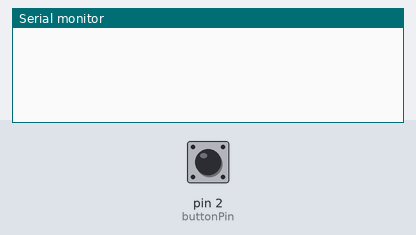
The sketch below on a simulated Arduino Uno, built with avr-gcc and run on an emulated ATmega328P. Shown: the last lines printed to the serial monitor. The test bench sets the inputs (shaded band); at power-on: pin 2 (buttonPin) LOW.

Above: at 1.2 s.
1.3 s: pin 2 (buttonPin) pulled HIGH for 0.15 s
At 2.5 s:
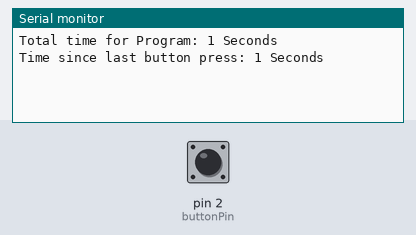
2.9 s: pin 2 (buttonPin) pulled HIGH for 1 s
At 4.5 s:
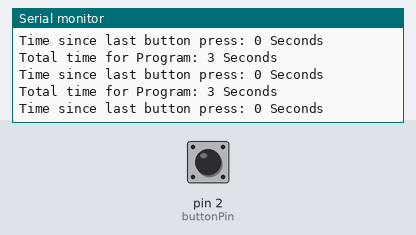
5.4 s: pin 2 (buttonPin) pulled HIGH for 0.15 s
At 6.0 s:
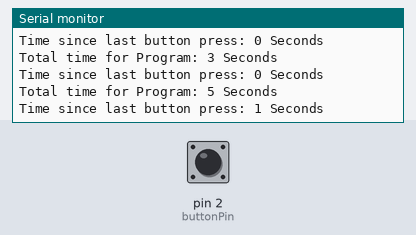
Timing chart, 0 to 8.4 s (numbered marks = the images above; inputs shaded):
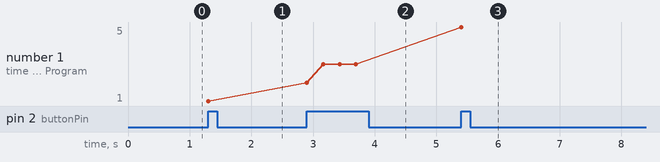

The sketch:

Stopwatch_Code.ino
```cpp
//Code for stopwatch do now
unsigned long time = 0; //this holds total time for program
int buttonPin = 2; //holds location of button
unsigned long duration = 0; //hold time between button presses

void setup()
{
  Serial.begin(9600);
}

void loop()
{
time = millis();

  if(digitalRead(buttonPin) == 1)
  {
   Serial.print("Total time for Program: ");
   Serial.print(time/1000);
   Serial.print(" Seconds");  //prints a nice format
   Serial.println("");          //for total time
   Serial.println("");

  duration = time - duration; //give us the time between last press and now!
  //print the difference
   Serial.print("Time since last button press: ");
   Serial.print(duration/1000);
   Serial.print(" Seconds");  //prints a nice format
   Serial.println("");          //for total time
   Serial.println("");
   //reset duration for next time
   duration = millis();
   delay(250);
  }

}
```

Measured:
- after the input at 1.3 s, the serial monitor: prints a new line at once (image 1)
- after the input at 2.9 s, the serial monitor: prints a new line at once (image 2)
- after the input at 5.4 s, the serial monitor: prints a new line at once (image 3)
- plotted number 1: 1 → 3 after the input at 2.9 s, 3 → 5 after the input at 5.4 s
